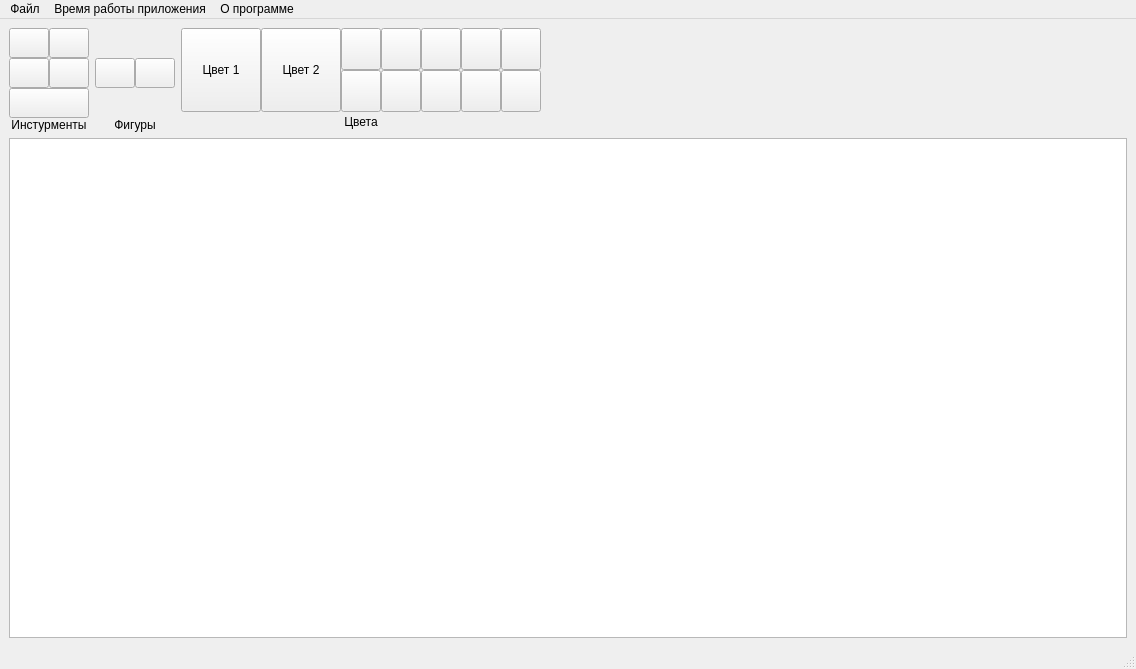
<?xml version="1.0" encoding="UTF-8"?>
<ui version="4.0">
 <class>MainWindow</class>
 <widget class="QMainWindow" name="MainWindow">
  <property name="geometry">
   <rect>
    <x>0</x>
    <y>0</y>
    <width>1136</width>
    <height>640</height>
   </rect>
  </property>
  <property name="windowTitle">
   <string>MainWindow</string>
  </property>
  <widget class="QWidget" name="centralwidget">
   <layout class="QGridLayout" name="gridLayout_2">
    <item row="1" column="0">
     <widget class="QGraphicsView" name="graphicsView">
      <property name="sizePolicy">
       <sizepolicy hsizetype="Expanding" vsizetype="Expanding">
        <horstretch>1</horstretch>
        <verstretch>4</verstretch>
       </sizepolicy>
      </property>
      <property name="minimumSize">
       <size>
        <width>0</width>
        <height>500</height>
       </size>
      </property>
     </widget>
    </item>
    <item row="0" column="0">
     <layout class="QGridLayout" name="gridLayout">
      <item row="0" column="2">
       <layout class="QGridLayout" name="gridLayout_7">
        <property name="spacing">
         <number>0</number>
        </property>
        <item row="0" column="4">
         <widget class="QPushButton" name="darkRedButton">
          <property name="sizePolicy">
           <sizepolicy hsizetype="Maximum" vsizetype="Maximum">
            <horstretch>0</horstretch>
            <verstretch>0</verstretch>
           </sizepolicy>
          </property>
          <property name="maximumSize">
           <size>
            <width>45</width>
            <height>45</height>
           </size>
          </property>
          <property name="toolTip">
           <string>Тёмно-красный</string>
          </property>
          <property name="text">
           <string/>
          </property>
         </widget>
        </item>
        <item row="0" column="0" rowspan="2">
         <widget class="QPushButton" name="firstColorButton">
          <property name="sizePolicy">
           <sizepolicy hsizetype="Maximum" vsizetype="Maximum">
            <horstretch>0</horstretch>
            <verstretch>0</verstretch>
           </sizepolicy>
          </property>
          <property name="maximumSize">
           <size>
            <width>80</width>
            <height>90</height>
           </size>
          </property>
          <property name="toolTip">
           <string>Основной цвет</string>
          </property>
          <property name="text">
           <string>Цвет 1</string>
          </property>
          <property name="checkable">
           <bool>true</bool>
          </property>
         </widget>
        </item>
        <item row="1" column="3">
         <widget class="QPushButton" name="greenButton">
          <property name="sizePolicy">
           <sizepolicy hsizetype="Maximum" vsizetype="Maximum">
            <horstretch>0</horstretch>
            <verstretch>0</verstretch>
           </sizepolicy>
          </property>
          <property name="maximumSize">
           <size>
            <width>45</width>
            <height>45</height>
           </size>
          </property>
          <property name="toolTip">
           <string>Зелёный</string>
          </property>
          <property name="text">
           <string/>
          </property>
         </widget>
        </item>
        <item row="1" column="6">
         <widget class="QPushButton" name="purpleButton">
          <property name="sizePolicy">
           <sizepolicy hsizetype="Maximum" vsizetype="Maximum">
            <horstretch>0</horstretch>
            <verstretch>0</verstretch>
           </sizepolicy>
          </property>
          <property name="maximumSize">
           <size>
            <width>45</width>
            <height>45</height>
           </size>
          </property>
          <property name="toolTip">
           <string>Фиолетовый</string>
          </property>
          <property name="text">
           <string/>
          </property>
         </widget>
        </item>
        <item row="1" column="5">
         <widget class="QPushButton" name="indigoButton">
          <property name="sizePolicy">
           <sizepolicy hsizetype="Maximum" vsizetype="Maximum">
            <horstretch>0</horstretch>
            <verstretch>0</verstretch>
           </sizepolicy>
          </property>
          <property name="maximumSize">
           <size>
            <width>45</width>
            <height>45</height>
           </size>
          </property>
          <property name="toolTip">
           <string>Индиго</string>
          </property>
          <property name="text">
           <string/>
          </property>
         </widget>
        </item>
        <item row="0" column="3">
         <widget class="QPushButton" name="greyButton">
          <property name="sizePolicy">
           <sizepolicy hsizetype="Maximum" vsizetype="Maximum">
            <horstretch>0</horstretch>
            <verstretch>0</verstretch>
           </sizepolicy>
          </property>
          <property name="maximumSize">
           <size>
            <width>45</width>
            <height>45</height>
           </size>
          </property>
          <property name="toolTip">
           <string>Серый</string>
          </property>
          <property name="text">
           <string/>
          </property>
         </widget>
        </item>
        <item row="0" column="5">
         <widget class="QPushButton" name="redButton">
          <property name="sizePolicy">
           <sizepolicy hsizetype="Maximum" vsizetype="Maximum">
            <horstretch>0</horstretch>
            <verstretch>0</verstretch>
           </sizepolicy>
          </property>
          <property name="maximumSize">
           <size>
            <width>45</width>
            <height>45</height>
           </size>
          </property>
          <property name="toolTip">
           <string>Красный</string>
          </property>
          <property name="text">
           <string/>
          </property>
         </widget>
        </item>
        <item row="0" column="6">
         <widget class="QPushButton" name="orangeButton">
          <property name="sizePolicy">
           <sizepolicy hsizetype="Maximum" vsizetype="Maximum">
            <horstretch>0</horstretch>
            <verstretch>0</verstretch>
           </sizepolicy>
          </property>
          <property name="maximumSize">
           <size>
            <width>45</width>
            <height>45</height>
           </size>
          </property>
          <property name="toolTip">
           <string>Оранжевый</string>
          </property>
          <property name="text">
           <string/>
          </property>
         </widget>
        </item>
        <item row="2" column="0" colspan="7">
         <widget class="QLabel" name="label_3">
          <property name="sizePolicy">
           <sizepolicy hsizetype="Minimum" vsizetype="Fixed">
            <horstretch>0</horstretch>
            <verstretch>0</verstretch>
           </sizepolicy>
          </property>
          <property name="minimumSize">
           <size>
            <width>0</width>
            <height>20</height>
           </size>
          </property>
          <property name="text">
           <string>Цвета</string>
          </property>
          <property name="alignment">
           <set>Qt::AlignCenter</set>
          </property>
         </widget>
        </item>
        <item row="0" column="2">
         <widget class="QPushButton" name="blackButton">
          <property name="sizePolicy">
           <sizepolicy hsizetype="Maximum" vsizetype="Maximum">
            <horstretch>0</horstretch>
            <verstretch>0</verstretch>
           </sizepolicy>
          </property>
          <property name="maximumSize">
           <size>
            <width>45</width>
            <height>45</height>
           </size>
          </property>
          <property name="toolTip">
           <string>Чёрный</string>
          </property>
          <property name="text">
           <string/>
          </property>
         </widget>
        </item>
        <item row="0" column="7" rowspan="2">
         <spacer name="horizontalSpacer">
          <property name="orientation">
           <enum>Qt::Horizontal</enum>
          </property>
          <property name="sizeHint" stdset="0">
           <size>
            <width>40</width>
            <height>20</height>
           </size>
          </property>
         </spacer>
        </item>
        <item row="1" column="2">
         <widget class="QPushButton" name="yellowButton">
          <property name="sizePolicy">
           <sizepolicy hsizetype="Maximum" vsizetype="Maximum">
            <horstretch>0</horstretch>
            <verstretch>0</verstretch>
           </sizepolicy>
          </property>
          <property name="maximumSize">
           <size>
            <width>45</width>
            <height>45</height>
           </size>
          </property>
          <property name="toolTip">
           <string>Жёлтый</string>
          </property>
          <property name="text">
           <string/>
          </property>
         </widget>
        </item>
        <item row="0" column="1" rowspan="2">
         <widget class="QPushButton" name="secondColorButton">
          <property name="sizePolicy">
           <sizepolicy hsizetype="Maximum" vsizetype="Maximum">
            <horstretch>0</horstretch>
            <verstretch>0</verstretch>
           </sizepolicy>
          </property>
          <property name="maximumSize">
           <size>
            <width>80</width>
            <height>90</height>
           </size>
          </property>
          <property name="toolTip">
           <string>Цвет фона</string>
          </property>
          <property name="text">
           <string>Цвет 2</string>
          </property>
          <property name="checkable">
           <bool>true</bool>
          </property>
         </widget>
        </item>
        <item row="1" column="4">
         <widget class="QPushButton" name="blueButton">
          <property name="sizePolicy">
           <sizepolicy hsizetype="Maximum" vsizetype="Maximum">
            <horstretch>0</horstretch>
            <verstretch>0</verstretch>
           </sizepolicy>
          </property>
          <property name="maximumSize">
           <size>
            <width>45</width>
            <height>45</height>
           </size>
          </property>
          <property name="toolTip">
           <string>Голубой</string>
          </property>
          <property name="text">
           <string/>
          </property>
         </widget>
        </item>
       </layout>
      </item>
      <item row="0" column="1">
       <layout class="QGridLayout" name="gridLayout_6">
        <property name="spacing">
         <number>0</number>
        </property>
        <item row="1" column="1">
         <widget class="QPushButton" name="rectangleButton">
          <property name="sizePolicy">
           <sizepolicy hsizetype="Maximum" vsizetype="Maximum">
            <horstretch>0</horstretch>
            <verstretch>0</verstretch>
           </sizepolicy>
          </property>
          <property name="minimumSize">
           <size>
            <width>30</width>
            <height>30</height>
           </size>
          </property>
          <property name="maximumSize">
           <size>
            <width>45</width>
            <height>30</height>
           </size>
          </property>
          <property name="toolTip">
           <string>Прямоугольник</string>
          </property>
          <property name="text">
           <string/>
          </property>
          <property name="checkable">
           <bool>true</bool>
          </property>
         </widget>
        </item>
        <item row="1" column="0">
         <widget class="QPushButton" name="ellipseButton">
          <property name="sizePolicy">
           <sizepolicy hsizetype="Maximum" vsizetype="Maximum">
            <horstretch>0</horstretch>
            <verstretch>0</verstretch>
           </sizepolicy>
          </property>
          <property name="minimumSize">
           <size>
            <width>30</width>
            <height>30</height>
           </size>
          </property>
          <property name="maximumSize">
           <size>
            <width>45</width>
            <height>30</height>
           </size>
          </property>
          <property name="toolTip">
           <string>Эллипс</string>
          </property>
          <property name="text">
           <string/>
          </property>
          <property name="checkable">
           <bool>true</bool>
          </property>
         </widget>
        </item>
        <item row="2" column="0" colspan="2">
         <spacer name="verticalSpacer_2">
          <property name="orientation">
           <enum>Qt::Vertical</enum>
          </property>
          <property name="sizeHint" stdset="0">
           <size>
            <width>20</width>
            <height>40</height>
           </size>
          </property>
         </spacer>
        </item>
        <item row="0" column="0" colspan="2">
         <spacer name="verticalSpacer">
          <property name="orientation">
           <enum>Qt::Vertical</enum>
          </property>
          <property name="sizeHint" stdset="0">
           <size>
            <width>20</width>
            <height>40</height>
           </size>
          </property>
         </spacer>
        </item>
        <item row="3" column="0" colspan="2">
         <widget class="QLabel" name="label_2">
          <property name="text">
           <string>Фигуры</string>
          </property>
          <property name="alignment">
           <set>Qt::AlignCenter</set>
          </property>
         </widget>
        </item>
       </layout>
      </item>
      <item row="0" column="0">
       <layout class="QGridLayout" name="gridLayout_5">
        <property name="sizeConstraint">
         <enum>QLayout::SetDefaultConstraint</enum>
        </property>
        <property name="spacing">
         <number>0</number>
        </property>
        <item row="1" column="1">
         <widget class="QPushButton" name="dropperButton">
          <property name="sizePolicy">
           <sizepolicy hsizetype="Maximum" vsizetype="Maximum">
            <horstretch>0</horstretch>
            <verstretch>0</verstretch>
           </sizepolicy>
          </property>
          <property name="minimumSize">
           <size>
            <width>30</width>
            <height>30</height>
           </size>
          </property>
          <property name="maximumSize">
           <size>
            <width>45</width>
            <height>30</height>
           </size>
          </property>
          <property name="toolTip">
           <string>Пипетка</string>
          </property>
          <property name="text">
           <string/>
          </property>
          <property name="checkable">
           <bool>true</bool>
          </property>
         </widget>
        </item>
        <item row="0" column="1">
         <widget class="QPushButton" name="fillButton">
          <property name="sizePolicy">
           <sizepolicy hsizetype="Maximum" vsizetype="Maximum">
            <horstretch>0</horstretch>
            <verstretch>0</verstretch>
           </sizepolicy>
          </property>
          <property name="minimumSize">
           <size>
            <width>30</width>
            <height>30</height>
           </size>
          </property>
          <property name="maximumSize">
           <size>
            <width>45</width>
            <height>30</height>
           </size>
          </property>
          <property name="toolTip">
           <string>Заливка</string>
          </property>
          <property name="text">
           <string/>
          </property>
          <property name="checkable">
           <bool>true</bool>
          </property>
         </widget>
        </item>
        <item row="1" column="0">
         <widget class="QPushButton" name="eraserButton">
          <property name="sizePolicy">
           <sizepolicy hsizetype="Maximum" vsizetype="Maximum">
            <horstretch>0</horstretch>
            <verstretch>0</verstretch>
           </sizepolicy>
          </property>
          <property name="minimumSize">
           <size>
            <width>30</width>
            <height>30</height>
           </size>
          </property>
          <property name="maximumSize">
           <size>
            <width>45</width>
            <height>30</height>
           </size>
          </property>
          <property name="toolTip">
           <string>Ластик</string>
          </property>
          <property name="text">
           <string/>
          </property>
          <property name="checkable">
           <bool>true</bool>
          </property>
         </widget>
        </item>
        <item row="0" column="0">
         <widget class="QPushButton" name="penButton">
          <property name="sizePolicy">
           <sizepolicy hsizetype="Maximum" vsizetype="Maximum">
            <horstretch>0</horstretch>
            <verstretch>0</verstretch>
           </sizepolicy>
          </property>
          <property name="minimumSize">
           <size>
            <width>30</width>
            <height>30</height>
           </size>
          </property>
          <property name="maximumSize">
           <size>
            <width>45</width>
            <height>30</height>
           </size>
          </property>
          <property name="toolTip">
           <string>Карандаш</string>
          </property>
          <property name="text">
           <string/>
          </property>
          <property name="checkable">
           <bool>true</bool>
          </property>
         </widget>
        </item>
        <item row="2" column="0" colspan="2">
         <widget class="QPushButton" name="textButton">
          <property name="sizePolicy">
           <sizepolicy hsizetype="Maximum" vsizetype="Maximum">
            <horstretch>0</horstretch>
            <verstretch>0</verstretch>
           </sizepolicy>
          </property>
          <property name="minimumSize">
           <size>
            <width>60</width>
            <height>30</height>
           </size>
          </property>
          <property name="maximumSize">
           <size>
            <width>92</width>
            <height>30</height>
           </size>
          </property>
          <property name="toolTip">
           <string>Текст</string>
          </property>
          <property name="toolTipDuration">
           <number>-1</number>
          </property>
          <property name="text">
           <string/>
          </property>
          <property name="checkable">
           <bool>true</bool>
          </property>
         </widget>
        </item>
        <item row="3" column="0" colspan="2">
         <widget class="QLabel" name="label">
          <property name="text">
           <string>Инстурменты</string>
          </property>
          <property name="alignment">
           <set>Qt::AlignCenter</set>
          </property>
         </widget>
        </item>
       </layout>
      </item>
     </layout>
    </item>
   </layout>
  </widget>
  <widget class="QMenuBar" name="menubar">
   <property name="geometry">
    <rect>
     <x>0</x>
     <y>0</y>
     <width>1136</width>
     <height>25</height>
    </rect>
   </property>
   <widget class="QMenu" name="menuAbout">
    <property name="title">
     <string>О программе</string>
    </property>
   </widget>
   <widget class="QMenu" name="menuFile">
    <property name="title">
     <string>Файл</string>
    </property>
   </widget>
   <widget class="QMenu" name="menuCLock">
    <property name="title">
     <string>Время работы приложения</string>
    </property>
   </widget>
   <addaction name="menuFile"/>
   <addaction name="menuCLock"/>
   <addaction name="menuAbout"/>
  </widget>
  <widget class="QStatusBar" name="statusbar"/>
 </widget>
 <resources/>
 <connections/>
</ui>
